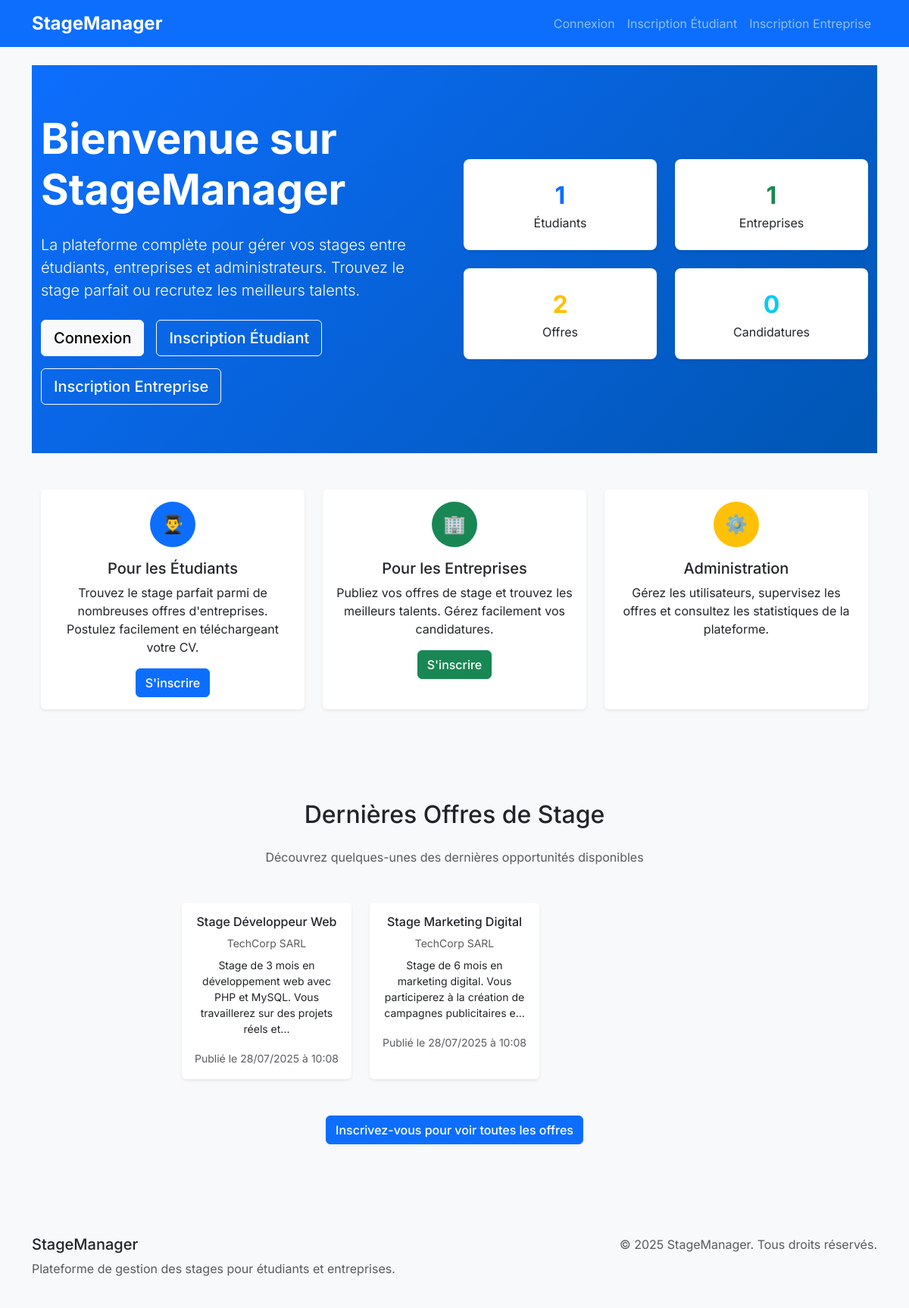
The page / on the database its author committed.
### tables this page shows
CREATE TABLE offers (
    id INT AUTO_INCREMENT PRIMARY KEY,
    company_id INT NOT NULL,
    title VARCHAR(255) NOT NULL,
    description TEXT NOT NULL,
    requirements TEXT,
    posted_date TIMESTAMP DEFAULT CURRENT_TIMESTAMP,
    FOREIGN KEY (company_id) REFERENCES users(id) ON DELETE CASCADE
);

CREATE TABLE users (
    id INT AUTO_INCREMENT PRIMARY KEY,
    name VARCHAR(255) NOT NULL,
    email VARCHAR(255) UNIQUE NOT NULL,
    password VARCHAR(255) NOT NULL,
    role ENUM('student', 'company', 'admin') NOT NULL,
    created_at TIMESTAMP DEFAULT CURRENT_TIMESTAMP
);

### includes/functions.php (called while the page is built, shortened)
<?php
function sanitize($data) {
    return htmlspecialchars(strip_tags(trim($data)));
}
function isLoggedIn() {
    return isset($_SESSION['user_id']);
}
function formatDate($date) {
    return date('d/m/Y à H:i', strtotime($date));
}
?>

### index.php (the view, shortened to what this page needs)
<?php include 'includes/header.php'; ?>
<div class="hero-section">
    <div class="container">
        <div class="row align-items-center">
            <div class="col-lg-6">
                <h1 class="display-4 fw-bold mb-4">Bienvenue sur StageManager</h1>
                <p class="lead mb-4">
                    La plateforme complète pour gérer vos stages entre étudiants, entreprises et administrateurs.
                    Trouvez le stage parfait ou recrutez les meilleurs talents.
                </p>
                <div class="d-flex flex-wrap gap-3">
                    <?php if (!isLoggedIn()): ?>
                        <a href="login.php" class="btn btn-light btn-lg">Connexion</a>
                        <a href="registration_student.php" class="btn btn-outline-light btn-lg">Inscription Étudiant</a>
                        <a href="registration_company.php" class="btn btn-outline-light btn-lg">Inscription Entreprise</a>
                    <?php endif; ?>
                </div>
            </div>
            <div class="col-lg-6 text-center">
                <div class="mt-5 mt-lg-0">
                    <div class="row g-4">
                        <div class="col-6">
                            <div class="stats-card bg-white text-dark">
                                <div class="stats-number text-primary">
                                    <?php
                                    $stmt = $pdo->query("SELECT COUNT(*) FROM users WHERE role = 'student'");
                                    echo $stmt->fetchColumn();
                                    ?>
                                </div>
                                <div>Étudiants</div>
                            </div>
                        </div>
                        <div class="col-6">
                            <div class="stats-card bg-white text-dark">
                                <div class="stats-number text-success">
                                    <?php
                                    $stmt = $pdo->query("SELECT COUNT(*) FROM users WHERE role = 'company'");
                                    echo $stmt->fetchColumn();
                                    ?>
                                </div>
                                <div>Entreprises</div>
                            </div>
                        </div>
                        <div class="col-6">
                            <div class="stats-card bg-white text-dark">
                                <div class="stats-number text-warning">
                                    <?php
                                    $stmt = $pdo->query("SELECT COUNT(*) FROM offers");
                                    echo $stmt->fetchColumn();
                                    ?>
                                </div>
                                <div>Offres</div>
                            </div>
                        </div>
                        <div class="col-6">
                            <div class="stats-card bg-white text-dark">
                                <div class="stats-number text-info">
                                    <?php
                                    $stmt = $pdo->query("SELECT COUNT(*) FROM applications");
                                    echo $stmt->fetchColumn();
                                    ?>
                                </div>
                                <div>Candidatures</div>
                            </div>
                        </div>
                    </div>
                </div>
            </div>
        </div>
    </div>
</div>
<div class="container my-5">
    <div class="row">
        <div class="col-lg-4 mb-4">
            <div class="card h-100">
                <div class="card-body text-center">
                    <div class="mb-3">
                        <div class="bg-primary text-white rounded-circle d-inline-flex align-items-center justify-content-center" style="width: 60px; height: 60px;">
                            <span class="fs-4">👨‍🎓</span>
                        </div>
                    </div>
                    <h5 class="card-title">Pour les Étudiants</h5>
                    <p class="card-text">
                        Trouvez le stage parfait parmi de nombreuses offres d'entreprises.
                        Postulez facilement en téléchargeant votre CV.
                    </p>
                    <?php if (!isLoggedIn()): ?>
                        <a href="registration_student.php" class="btn btn-primary">S'inscrire</a>
                    <?php endif; ?>
                </div>
            </div>
        </div>
        <div class="col-lg-4 mb-4">
            <div class="card h-100">
                <div class="card-body text-center">
                    <div class="mb-3">
                        <div class="bg-success text-white rounded-circle d-inline-flex align-items-center justify-content-center" style="width: 60px; height: 60px;">
                            <span class="fs-4">🏢</span>
                        </div>
                    </div>
                    <h5 class="card-title">Pour les Entreprises</h5>
                    <p class="card-text">
                        Publiez vos offres de stage et trouvez les meilleurs talents.
                        Gérez facilement vos candidatures.
                    </p>
                    <?php if (!isLoggedIn()): ?>
                        <a href="registration_company.php" class="btn btn-success">S'inscrire</a>
                    <?php endif; ?>
                </div>
            </div>
        </div>
        <div class="col-lg-4 mb-4">
            <div class="card h-100">
                <div class="card-body text-center">
                    <div class="mb-3">
                        <div class="bg-warning text-white rounded-circle d-inline-flex align-items-center justify-content-center" style="width: 60px; height: 60px;">
                            <span class="fs-4">⚙️</span>
                        </div>
                    </div>
                    <h5 class="card-title">Administration</h5>
                    <p class="card-text">
                        Gérez les utilisateurs, supervisez les offres et consultez les statistiques
                        de la plateforme.
                    </p>
                </div>
            </div>
        </div>
    </div>
</div>
<?php if (!isLoggedIn()): ?>
<div class="bg-light py-5">
    <div class="container">
        <div class="row">
            <div class="col-lg-8 mx-auto text-center">
                <h2 class="mb-4">Dernières Offres de Stage</h2>
                <p class="text-muted mb-5">Découvrez quelques-unes des dernières opportunités disponibles</p>
                <?php
                $stmt = $pdo->prepare("
                    SELECT o.*, u.name as company_name
                    FROM offers o
                    JOIN users u ON o.company_id = u.id
                    ORDER BY o.posted_date DESC
                    LIMIT 3
                ");
                $stmt->execute();
                $offers = $stmt->fetchAll();
                ?>
                <div class="row">
                    <?php foreach ($offers as $offer): ?>
                        <div class="col-md-4 mb-4">
                            <div class="card offer-card h-100">
                                <div class="card-body">
                                    <h6 class="card-title"><?php echo sanitize($offer['title']); ?></h6>
                                    <p class="text-muted small mb-2"><?php echo sanitize($offer['company_name']); ?></p>
                                    <p class="card-text small">
                                        <?php echo sanitize(substr($offer['description'], 0, 100)) . '...'; ?>
                                    </p>
                                    <small class="text-muted">
                                        Publié le <?php echo formatDate($offer['posted_date']); ?>
                                    </small>
                                </div>
                            </div>
                        </div>
                    <?php endforeach; ?>
                </div>
                <div class="mt-4">
                    <a href="registration_student.php" class="btn btn-primary">
                        Inscrivez-vous pour voir toutes les offres
                    </a>
                </div>
            </div>
        </div>
    </div>
</div>
<?php endif; ?>
<?php include 'includes/footer.php'; ?>

### css/custom.css (style rules this page uses)
:root { --primary-color: #0d6efd; --secondary-color: #6c757d; --success-color: #198754; --danger-color: #dc3545; --warning-color: #ffc107; --info-color: #0dcaf0; --light-color: #f8f9fa; --dark-color: #212529; }
body { font-family: 'Inter', sans-serif; background-color: #f8f9fa; }
.card { border: none; box-shadow: 0 0.125rem 0.25rem rgba(0, 0, 0, 0.075); transition: box-shadow 0.15s ease-in-out; }
.btn { font-weight: 500; border-radius: 0.375rem; }
.hero-section { background: linear-gradient(135deg, var(--primary-color) 0%, #0056b3 100%); color: white; padding: 4rem 0; }
.stats-card { background: white; border-radius: 0.5rem; padding: 1.5rem; text-align: center; box-shadow: 0 0.125rem 0.25rem rgba(0, 0, 0, 0.075); }
.stats-number { font-size: 2rem; font-weight: 700; color: var(--primary-color); }
.offer-card { transition: transform 0.2s ease-in-out; }

### rows shown on the page
offers: title "Stage Développeur Web", company.name "TechCorp SARL", description "Stage de 3 mois en développement web avec PHP et MySQL. Vous travaillerez sur des projets réels et", posted_date "28/07/2025 à 10:08"
offers: title "Stage Marketing Digital", company.name "TechCorp SARL", description "Stage de 6 mois en marketing digital. Vous participerez à la création de campagnes publicitaires e", posted_date "28/07/2025 à 10:08"

### other values the page prints
$stmt->fetchColumn() "1"
$stmt->fetchColumn() "2"
$stmt->fetchColumn() "0"
